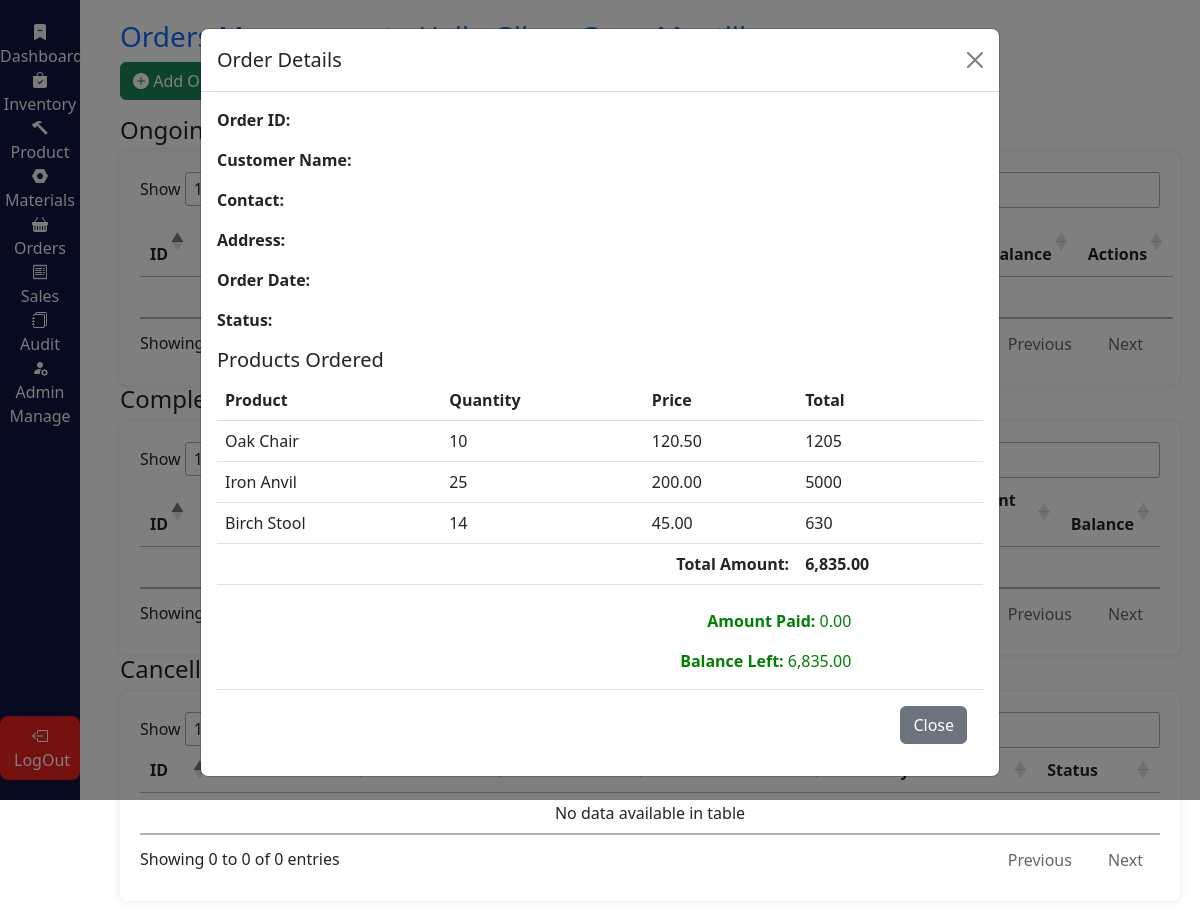
Screenshot of /view/orders.php?view_order_id=1 (signed in) with the database file from the repository.
### tables this page shows
CREATE TABLE order_details (
    id INT AUTO_INCREMENT PRIMARY KEY,
    order_id INT NOT NULL,
    product_id INT NOT NULL,
    quantity INT NOT NULL,
    unique_price DECIMAL(10,2) NOT NULL,
    FOREIGN KEY (order_id) REFERENCES orders(id) ON DELETE CASCADE,
    FOREIGN KEY (product_id) REFERENCES products(id) ON DELETE CASCADE
);

CREATE TABLE products (
    id INT AUTO_INCREMENT PRIMARY KEY,
    name VARCHAR(255) NOT NULL,
    description VARCHAR(255),
    category ENUM('Tools', 'Accessories', 'Other') NOT NULL,
    price DECIMAL(10,2) NOT NULL,
    created_by INT,
    created_at TIMESTAMP DEFAULT CURRENT_TIMESTAMP,
    updated_by INT,
    updated_at TIMESTAMP DEFAULT CURRENT_TIMESTAMP ON UPDATE CURRENT_TIMESTAMP,
    is_active TINYINT(1) NOT NULL DEFAULT 1,
    FOREIGN KEY (created_by) REFERENCES users(id) ON DELETE SET NULL,
    FOREIGN KEY (updated_by) REFERENCES users(id) ON DELETE SET NULL
);

### view/orders.php (the view, shortened to what this page needs)
<?php
include '../Handler/db.php';
$full_name = $_SESSION['full_name'];
if (isset($_GET['view_order_id'])) {
    $order_id = $_GET['view_order_id'];
    $order_sql = "
        SELECT o.id, o.order_date, o.delivery_date, o.status, o.amount_paid, c.customer_name, c.customer_contact, c.customer_address
        FROM orders o
        JOIN customer c ON o.customer_id = c.id
        WHERE o.id = ?
    ";
    $stmt = $conn->prepare($order_sql);
    $stmt->bind_param("i", $order_id);
    $stmt->execute();
    $order_result = $stmt->get_result();
    $order = $order_result->fetch_assoc();
    $products_sql = "
        SELECT p.name AS product_name, od.quantity, od.unique_price
        FROM order_details od
        JOIN products p ON od.product_id = p.id
        WHERE od.order_id = ?
    ";
    $stmt = $conn->prepare($products_sql);
    $stmt->bind_param("i", $order_id);
    $stmt->execute();
    $products_result = $stmt->get_result();
    $products = $products_result->fetch_all(MYSQLI_ASSOC);
    $total_amount = 0;
    foreach ($products as $product) {
        $total_amount += $product['quantity'] * $product['unique_price'];
    }
    $balance_left = $total_amount - $order['amount_paid'];
}
?>
<!DOCTYPE html>
<html lang="en">
<head>
    <link rel="stylesheet" href="style.css">
    <link href="https://cdn.jsdelivr.net/npm/bootstrap@5.3.0/dist/css/bootstrap.min.css" rel="stylesheet">
    <link rel="stylesheet" href="https://cdn.datatables.net/1.13.4/css/jquery.dataTables.min.css">
    <link rel="stylesheet" href="https://cdn.jsdelivr.net/npm/bootstrap-icons@1.11.3/font/bootstrap-icons.min.css">
</head>
<body>
<?php include 'navbar.php'; ?>
<div class="content">
    <h3 class="text-primary">Orders Management - Hello <?php echo htmlspecialchars($full_name); ?></h3>
    <div class="mb-3">
        <button class="btn btn-success" data-bs-toggle="modal" data-bs-target="#addOrderModal">
            <i class="bi bi-plus-circle-fill"></i>&nbsp;Add Order
        </button>
    </div>
<h4>Ongoing Orders</h4>
<div class="table-container">
    <table id="ongoingOrdersTable" class="table table-hover">
        <thead>
            <tr>
                <th>ID</th>
                <th>Customer</th>
                <th>Contact</th>
                <th>Address</th>
                <th>Order Date</th>
                <th>Delivery Date</th>
                <th>Status</th>
                <th>Amount Total</th>
                <th>Amount Paid</th>
                <th>Balance</th>
                <th>Actions</th>
            </tr>
        </thead>
        <tbody>
        </tbody>
    </table>
</div>
<h4>Completed Orders</h4>
<div class="table-container">
    <table id="completedOrdersTable" class="table table-hover">
        <thead>
            <tr>
                <th>ID</th>
                <th>Customer</th>
                <th>Contact</th>
                <th>Address</th>
                <th>Order Date</th>
                <th>Delivery Date</th>
                <th>Status</th>
                <th>Amount Total</th>
                <th>Amount Paid</th>
                <th>Balance</th>
            </tr>
        </thead>
        <tbody>
        </tbody>
    </table>
</div>
<h4>Cancelled Orders</h4>
<div class="table-container">
    <table id="completedOrdersTable" class="table table-hover">
        <thead>
            <tr>
                <th>ID</th>
                <th>Customer</th>
                <th>Contact</th>
                <th>Address</th>
                <th>Order Date</th>
                <th>Delivery Date</th>
                <th>Status</th>
            </tr>
        </thead>
        <tbody>
        </tbody>
    </table>
</div>
<div class="modal fade" id="viewOrderModal" tabindex="-1" aria-labelledby="viewOrderModalLabel" aria-hidden="true">
    <div class="modal-dialog modal-lg">
        <div class="modal-content">
            <div class="modal-header">
                <h5 class="modal-title" id="viewOrderModalLabel">Order Details</h5>
                <button type="button" class="btn-close" data-bs-dismiss="modal"></button>
            </div>
            <div class="modal-body">
                <div id="orderDetailsContent">
                    <p><strong>Order ID:</strong> <span id="viewOrderId"><?php echo $order['id']; ?></span></p>
                    <p><strong>Customer Name:</strong> <span id="viewCustomerName"><?php echo htmlspecialchars($order['customer_name']); ?></span></p>
                    <p><strong>Contact:</strong> <span id="viewCustomerContact"><?php echo htmlspecialchars($order['customer_contact']); ?></span></p>
                    <p><strong>Address:</strong> <span id="viewCustomerAddress"><?php echo htmlspecialchars($order['customer_address']); ?></span></p>
                    <p><strong>Order Date:</strong> <span id="viewOrderDate"><?php echo $order['order_date']; ?></span></p>
                    <p><strong>Status:</strong> <span id="viewOrderStatus"><?php echo $order['status']; ?></span></p>
                    <h5>Products Ordered</h5>
                    <table id="viewOrderProductsTable" class="table">
                        <thead>
                            <tr>
                                <th>Product</th>
                                <th>Quantity</th>
                                <th>Price</th>
                                <th>Total</th>
                            </tr>
                        </thead>
                        <tbody id="viewOrderProducts">
                            <?php foreach ($products as $product) { ?>
                                <tr>
                                    <td><?php echo htmlspecialchars($product['product_name']); ?></td>
                                    <td><?php echo $product['quantity']; ?></td>
                                    <td><?php echo $product['unique_price']; ?></td>
                                    <td><?php echo $product['quantity'] * $product['unique_price']; ?></td>
                                </tr>
                            <?php } ?>
                        </tbody>
                        <tfoot>
                            <tr>
                                <th colspan="3" class="text-end" style="text-decoration: solid;">Total Amount:</th>
                                <th><?php echo number_format($total_amount, 2); ?></th>
                            </tr>
                        </tfoot>
                    </table>
                    <div class="mt-4">
                        <div class="row">
                            <div class="col-md-10 text-end" style="color: green;">
                                <p><strong>Amount Paid:</strong> <?php echo number_format($order['amount_paid'], 2); ?></p>
                                <p><strong>Balance Left:</strong> <?php echo number_format($balance_left, 2); ?></p>
                        </div>
                    </div>
                </div>
            </div>
            <div class="modal-footer">
                <button type="button" class="btn btn-secondary" data-bs-dismiss="modal">Close</button>
            </div>
        </div>
    </div>
</div>
</body>
</html>

### view/style.css (style rules this page uses)
body { font-family: Arial, sans-serif; background-color: #f8f9fa; }
.content { margin-left: 100px; padding: 20px; }
.table-container { background-color: white; padding: 20px; border-radius: 8px; box-shadow: 0px 0px 10px rgba(0, 0, 0, 0.1); }

### rows the page displays
order_details: product.name "Oak Chair", quantity "10", unique_price "120.50", $product['quantity'] * $product['unique_price'] "1205"
order_details: product.name "Iron Anvil", quantity "25", unique_price "200.00", $product['quantity'] * $product['unique_price'] "5000"
order_details: product.name "Birch Stool", quantity "14", unique_price "45.00", $product['quantity'] * $product['unique_price'] "630"

### other values shown
$total_amount "6,835.00"
$order['amount_paid'] "0.00"
$balance_left "6,835.00"
